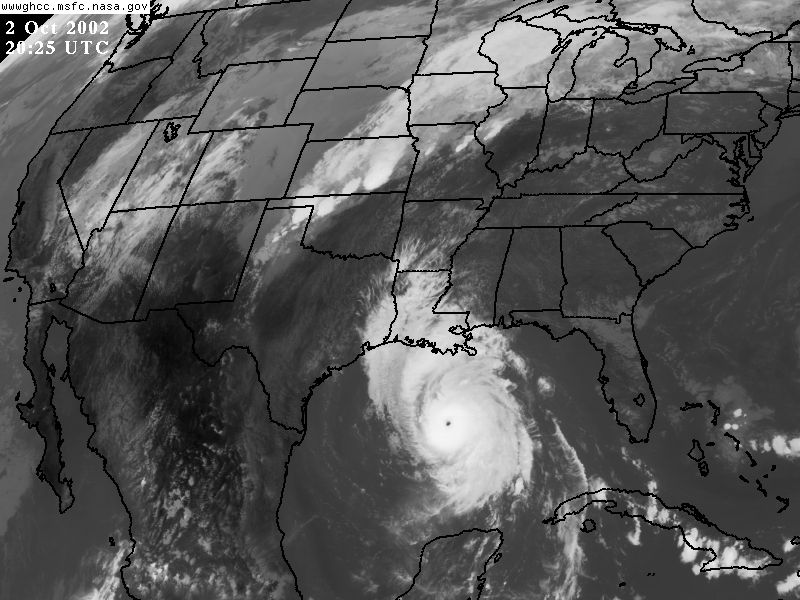
#> input picture 08/08_pseudocoloring/lily.jpg, 800 x 600 px
$ python pseudocoloring-manual.py
#> lines starting #> are read from the running program, lines starting #| are printed output that depends on the picture; after the words box and inside, x2 and y2 are one past the last pixel; in counts of white or black regions, pixels touching at a corner belong together
'''
	author: ceposerio@up.edu.ph
	description: an implementation of pseudocoloring with intensity slicing
	References: Color map types: https://docs.opencv.org/3.4/d3/d50/group__imgproc__colormap.html#ga9a805d8262bcbe273f16be9ea2055a65
'''
import cv2
import numpy as np


INPUT_FILENAME = 'lily.jpg'
SCALE_FILENAME = "./scales/colorscale_ocean.jpg"
src = cv2.imread(INPUT_FILENAME) # colored
#> src is the input picture: shape (600, 800, 3); min 0, max 255, mean 87.3
scale = cv2.imread(SCALE_FILENAME) # colored
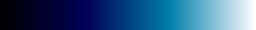
#> input picture 08/08_pseudocoloring/scales/colorscale_ocean.jpg, 256 x 30 px
#> scale is the input picture: shape (30, 256, 3); mean B, G, R 127.5, 85.2, 43

out = src.copy()
gray = cv2.cvtColor(src, cv2.COLOR_BGR2GRAY) # convert input to gray scale


minratio = 0.6
maxratio = 1.0

rows,cols,channels = src.shape
#> rows = 600; cols = 800; channels = 3

print(scale.shape)
#| (30, 256, 3)
print(scale[0,0])
#| [0 0 0]
print(scale[0,255])
#| [255 255 255]

for i in range(rows):
	for j in range(cols):

		# gray value at pixel i,j
		pixel = gray[i,j]
		intensity_ratio = pixel/255.0 # possible value of intensity_ratio will be [0,1]

		# perform intensity slicing -- if within min and max, assign a pseudo color
		if intensity_ratio > minratio:
			map_position = ((intensity_ratio-minratio)/(maxratio-minratio))	# normalize value to be within the range [0,1]
			map_position = int(255 * map_position) # scale value to be [0,255]
			for c in range(channels):
				# assign corresponding value in the colorscale
				out[i,j,c] = scale[0,map_position,c]
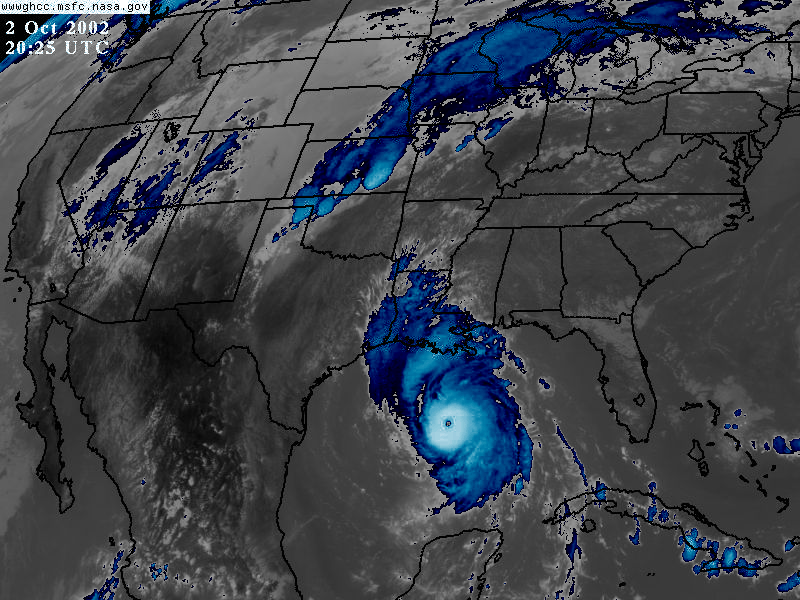
#> out: shape (600, 800, 3); 13.41% of pixels changed, all inside (x1, y1, x2, y2) = (0, 0, 800, 600)


cv2.imshow("Original", src)
cv2.imshow("Scale", scale)
cv2.imshow("Transformed", out)

cv2.waitKey(0)
cv2.destroyAllWindows()
